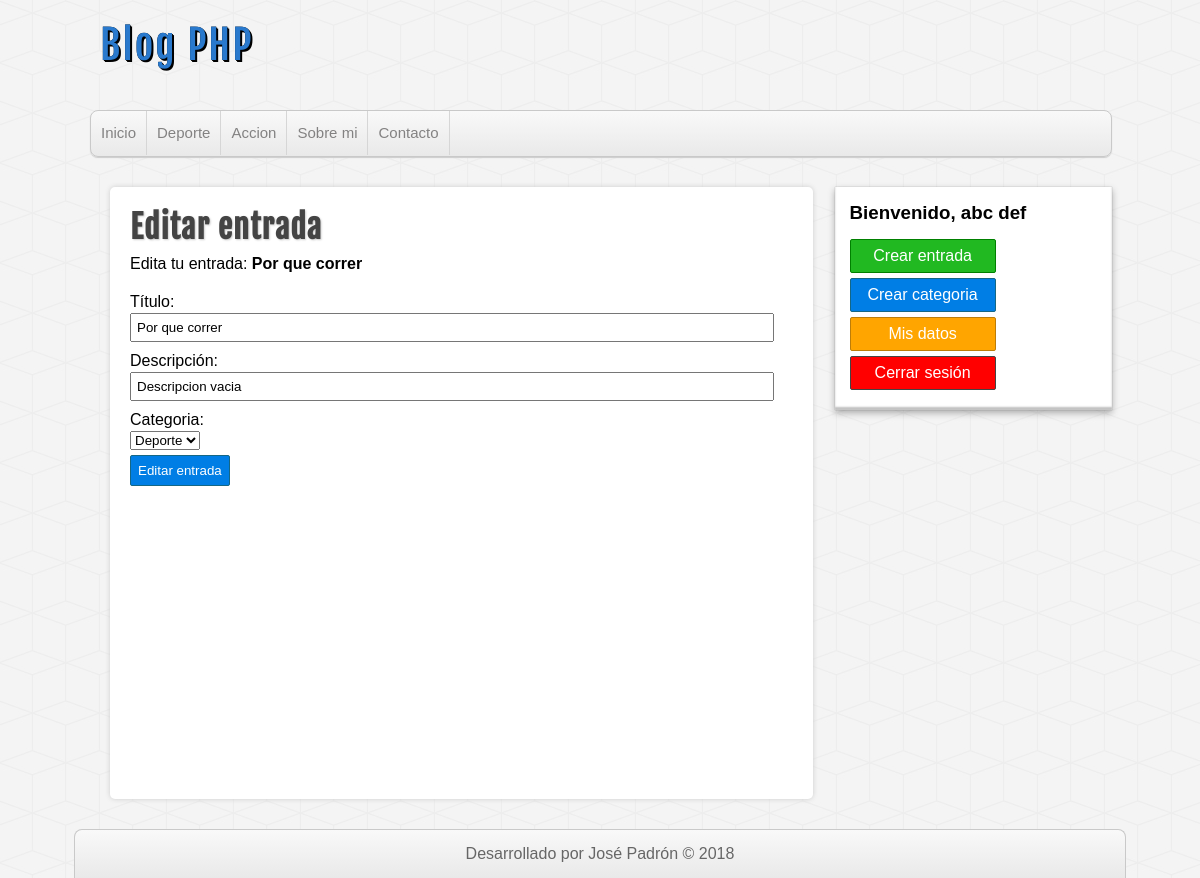
Screenshot of /editar-entrada.php?id=1 (signed in) with the database file from the repository.
### tables this page shows
CREATE TABLE `categorias` (
  `ID` int(11) NOT NULL,
  `NOMBRE` varchar(255) NOT NULL
);

CREATE TABLE `entradas` (
  `ID` int(11) NOT NULL,
  `USUARIO_ID` int(11) NOT NULL,
  `CATEGORIA_ID` int(11) NOT NULL,
  `TITULO` varchar(255) NOT NULL,
  `DESCRIPCION` varchar(255) DEFAULT 'Descripcion vacia',
  `FECHA` date DEFAULT NULL
);

### includes/helpers.php (called while the page is built, shortened)
<?php
function conseguirCategorias($db) {
  $sql = "SELECT * FROM categorias ORDER BY id ASC;";
  $categorias = mysqli_query($db, $sql);
  $result = array();
  if ($categorias && mysqli_num_rows($categorias) >= 1) {
    $result = $categorias;
  }
  return $result;
}
function conseguirEntrada($db, $id) {
  $sql = "SELECT e.*, c.nombre AS 'categoria', CONCAT(u.nombre, ' ', u.apellido) as 'usuario' FROM entradas e INNER JOIN categorias c ON e.categoria_id = c.id INNER JOIN usuarios u ON e.usuario_id = u.id WHERE e.id = '$id';";
  $entrada = mysqli_query($db, $sql);
  $result = array();
  if ($entrada && mysqli_num_rows($entrada) >= 1) {
    $result = mysqli_fetch_assoc($entrada);
  }
  return $result;
}

### editar-entrada.php (the view, shortened to what this page needs)
<?php
  require_once 'includes/cabecera.php';
  require_once 'includes/lateral.php';
  $entrada = conseguirEntrada($db, $_GET['id']);
?>
<div id="principal">
  <h1>Editar entrada</h1>
  <p>Edita tu entrada: <b><?= $entrada['TITULO']; ?></b></p>
  <br>
  <form action="guardar-entrada.php?editar=<?= $entrada['ID']; ?>" method="POST">
    <label for="titulo">Título:</label>
    <input required type="text" name="titulo" value="<?= $entrada['TITULO']; ?>">
    <label for="descripcion">Descripción:</label>
    <input required type="text" name="descripcion" value="<?= $entrada['DESCRIPCION']; ?>">
    <label for="categoria">Categoria:</label>
    <select required name="categoria">
      <?php
        $categorias = conseguirCategorias($db);
        if(!empty($categorias)):
          while($categoria = mysqli_fetch_assoc($categorias)):
      ?>
            <option value="<?php echo $categoria['ID']; ?>"  <?= ($categoria['ID'] == $entrada['CATEGORIA_ID']) ? 'selected="selected"' : ''; ?>><?php echo $categoria['NOMBRE']; ?></option>
      <?php
          endwhile;
        endif;
      ?>
    </select>
    <input type="submit" value="Editar entrada">
  </form>
</div>
<?php require_once 'includes/pie.php'; ?>

### includes/cabecera.php (shortened to what this page needs)
<?php
require_once 'conexion.php';
require_once 'helpers.php';
?>
<!DOCTYPE html>
<html lang="es">
  <head>
    <link rel="stylesheet" href="./assets/css/style.css">
  </head>
  <body>
    <header id="cabecera">
      <div id="logo">
        <a href="index.php">Blog PHP</a>
      </div>
      <?php
        $categorias = conseguirCategorias($db);
        if(!empty($categorias)):
      ?>
      <nav id="menu">
        <ul>
          <li><a href="index.php">Inicio</a></li>
          <?php while($categoria = mysqli_fetch_assoc($categorias)): ?>
            <li><a href="categoria.php?id=<?php echo $categoria['ID']; ?>"><?php echo $categoria['NOMBRE']; ?></a></li>
          <?php
            endwhile;
            endif;
          ?>
          <li><a href="index.php">Sobre mi</a></li>
          <li><a href="index.php">Contacto</a></li>
        </ul>
      </nav>
    </header>
    <div id="contenedor">

### assets/css/style.css (style rules this page uses)
* { margin: 0px; padding: 0px; font-family: sans-serif, Helvetica, Arial; text-decoration: none; }
body { background: url(../img/cubes.png) #f4f4f4; }
#cabecera { width: 85%; height: auto; background: transparent; margin: 0px auto; }
#logo { float: left; width: 540px; height: 110px; }
#logo a { font-family: "fajala", Helvetica; font-size: 40px; letter-spacing: 2px; color: #2979cd; text-shadow: 0px 0px 0px black, 1px 1px 0px black, 2px 2px 0px black; transition: all 500ms; line-height: 90px; margin-left: 10px; }
#menu { clear: both; width: 100%; height: 45px; background: linear-gradient(to bottom, #f9f9f9 0px, #e9e9e9 100%); border: 1px solid #c9c9c9; border-radius: 8px; box-shadow: 0px 1px 1px #ccc; overflow: hidden; }
#menu ul { list-style: none; }
#menu ul li { float: left; line-height: 44px; border-right: 1px solid #d6d6d6; }
#menu ul li a { display: block; padding-left: 10px; padding-right: 10px; font-size: 15px; color: #838282; }
#contenedor { width: 85%; height: auto; margin: 0px auto; margin-top: 30px; margin-bottom: 30px; }
label, input[type="text"], input[type="email"], input[type="password"] { display: block; width: 95%; margin-top: 2px; margin-bottom: 2px; }
input[type="text"], input[type="email"], input[type="password"] { padding: 5px; margin-bottom: 10px; }
input[type="button"], input[type="submit"], .boton { margin-top: 5px; margin-bottom: 5px; display: block; border-radius: 2px; color: white; background: #007ee5; border: 1px solid #156785; cursor: pointer; padding: 7px; }
#principal { float: left; width: 65%; min-height: 572px; background: white; border-radius: 5px; box-shadow: 0px 0px 5px #ccc; margin-left: 20px; padding: 20px; overflow: hidden; }
#principal h1 { font-size: 32px; color: #444; letter-spacing: 1px; text-shadow: 1px 1px 2px #ccc; font-family: "fajala"; }
#principal p { margin-top: 8px; }

### rows the page displays
categorias: NOMBRE "Deporte"
categorias: NOMBRE "Accion"
entradas: TITULO "Por que correr", titulo "Por que correr", descripcion "Descripcion vacia", categoria "Deporte"

### other values shown
$_SESSION['usuario']['NOMBRE'] "abc"
$_SESSION['usuario']['APELLIDO'] "def"
